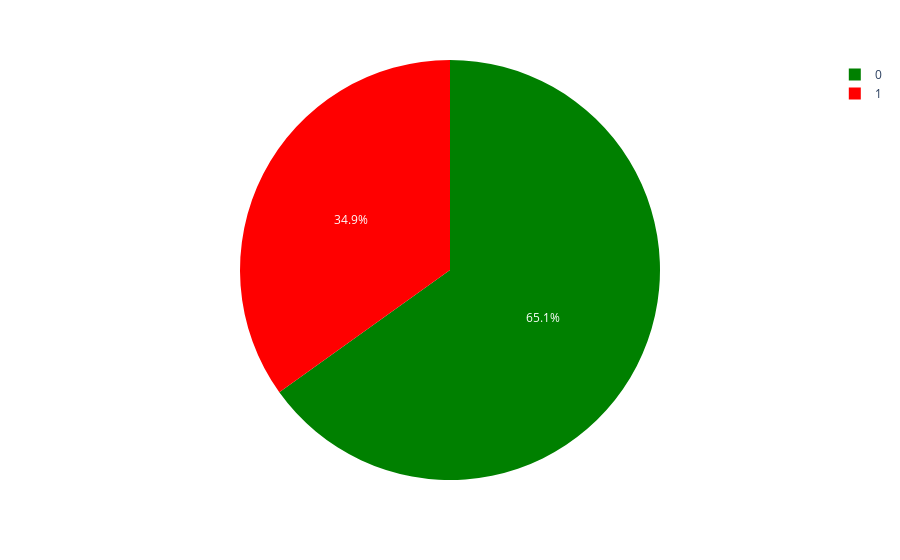

The cell this chart's notebook holds for it:
### Code cell
import plotly.express as px

fig = px.pie(df,names='Outcome',color='Outcome',
             color_discrete_map={1:'red',
                                 0:'green'})
fig.show()

### Figure 1 — Plotly figure (JSON) as saved in the notebook; plotly's stock layout.template omitted (floating-point values rounded to 4 significant figures; data arrays with more than 128 entries replaced by an {"elided": "..."} marker saying what was removed)
{"data": [{"customdata": {"elided": "768x1 int values"}, "domain": {"x": [0, 1], "y": [0, 1]}, "hovertemplate": "Outcome=%{customdata[0]}<extra></extra>", "labels": {"elided": "768 int values"}, "legendgroup": "", "marker": {"colors": {"elided": "768 str values"}}, "name": "", "showlegend": true, "type": "pie"}], "layout": {"legend": {"tracegroupgap": 0}, "margin": {"t": 60}}}
